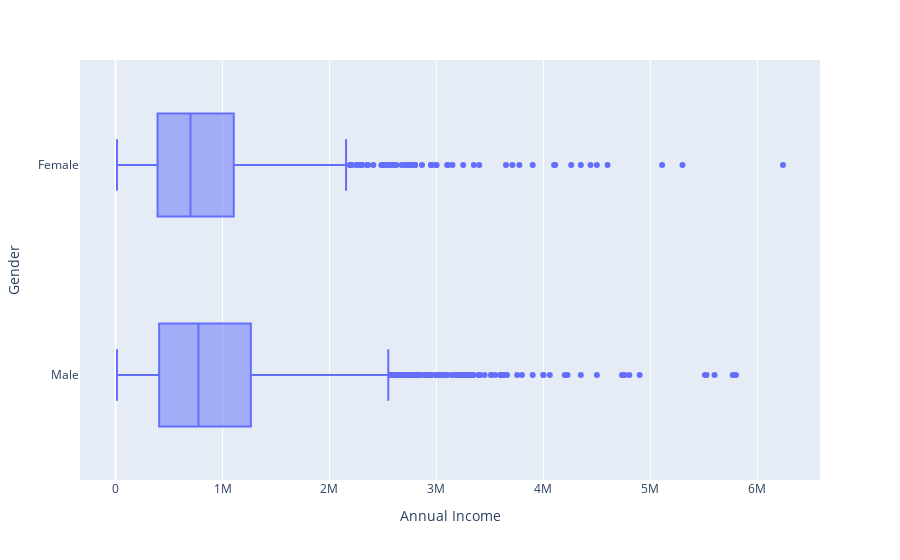

This figure's notebook cell:
### Code cell
plot_graph(df, graph_type = 'boxplot', plot_engine = 'plotly',  y="Gender", x="Annual Income")

### Figure 1 — Plotly figure (JSON) as saved in the notebook; plotly's stock layout.template omitted (floating-point values rounded to 4 significant figures; data arrays with more than 128 entries replaced by an {"elided": "..."} marker saying what was removed)
{"data": [{"alignmentgroup": "True", "hovertemplate": "Annual Income=%{x}<br>Gender=%{y}<extra></extra>", "legendgroup": "", "marker": {"color": "#636efa"}, "name": "", "notched": false, "offsetgroup": "", "orientation": "h", "showlegend": false, "type": "box", "x": {"elided": "5001 int values"}, "x0": " ", "xaxis": "x", "y": {"elided": "5001 str values"}, "y0": " ", "yaxis": "y"}], "layout": {"boxmode": "group", "legend": {"tracegroupgap": 0}, "margin": {"t": 60}, "xaxis": {"anchor": "y", "domain": [0, 1], "title": {"text": "Annual Income"}}, "yaxis": {"anchor": "x", "domain": [0, 1], "title": {"text": "Gender"}}}}
